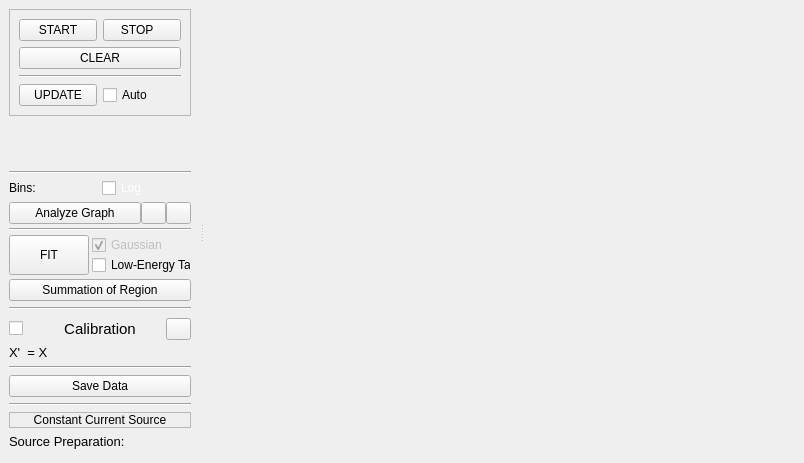
      <widget class="QWidget" name="mainTab">
       <attribute name="icon">
        <iconset resource="res.qrc">
         <normaloff>:/control/plots.svg</normaloff>:/control/plots.svg</iconset>
       </attribute>
       <attribute name="title">
        <string>Histogram</string>
       </attribute>
       <attribute name="toolTip">
        <string>Data Acquisition and controls</string>
       </attribute>
       <layout class="QHBoxLayout" name="horizontalLayout_2">
        <property name="spacing">
         <number>0</number>
        </property>
        <property name="margin">
         <number>0</number>
        </property>
        <item>
         <widget class="QSplitter" name="splitter">
          <property name="frameShadow">
           <enum>QFrame::Raised</enum>
          </property>
          <property name="lineWidth">
           <number>0</number>
          </property>
          <property name="orientation">
           <enum>Qt::Horizontal</enum>
          </property>
          <property name="opaqueResize">
           <bool>true</bool>
          </property>
          <widget class="QFrame" name="widgets">
           <property name="maximumSize">
            <size>
             <width>200</width>
             <height>16777215</height>
            </size>
           </property>
           <property name="autoFillBackground">
            <bool>false</bool>
           </property>
           <property name="frameShape">
            <enum>QFrame::NoFrame</enum>
           </property>
           <property name="frameShadow">
            <enum>QFrame::Raised</enum>
           </property>
           <layout class="QVBoxLayout" name="verticalLayout" stretch="0,1,0,1,0,0,0,2,2,0">
            <item>
             <widget class="AnimatedFrame" name="acquisitionFrame">
              <property name="frameShape">
               <enum>QFrame::StyledPanel</enum>
              </property>
              <property name="frameShadow">
               <enum>QFrame::Raised</enum>
              </property>
              <layout class="QGridLayout" name="acquisitionLayout">
               <item row="0" column="0">
                <widget class="QPushButton" name="startButton">
                 <property name="toolTip">
                  <string>Start acquiring and sorting pulses</string>
                 </property>
                 <property name="text">
                  <string>START</string>
                 </property>
                 <property name="icon">
                  <iconset resource="res.qrc">
                   <normaloff>:/control/play.svg</normaloff>:/control/play.svg</iconset>
                 </property>
                </widget>
               </item>
               <item row="0" column="1">
                <widget class="QPushButton" name="pauseButton">
                 <property name="toolTip">
                  <string>Pause data acquisition</string>
                 </property>
                 <property name="text">
                  <string>STOP   </string>
                 </property>
                 <property name="icon">
                  <iconset resource="res.qrc">
                   <normaloff>:/control/stop.svg</normaloff>:/control/stop.svg</iconset>
                 </property>
                </widget>
               </item>
               <item row="4" column="1">
                <widget class="QCheckBox" name="autoUpdateBox">
                 <property name="toolTip">
                  <string>Auto update the graph</string>
                 </property>
                 <property name="text">
                  <string>Auto</string>
                 </property>
                </widget>
               </item>
               <item row="3" column="0" colspan="2">
                <widget class="Line" name="line_8">
                 <property name="orientation">
                  <enum>Qt::Horizontal</enum>
                 </property>
                </widget>
               </item>
               <item row="4" column="0">
                <widget class="QPushButton" name="updateButton">
                 <property name="enabled">
                  <bool>true</bool>
                 </property>
                 <property name="toolTip">
                  <string>Load histogram onto the graph</string>
                 </property>
                 <property name="text">
                  <string>UPDATE</string>
                 </property>
                 <property name="icon">
                  <iconset resource="res.qrc">
                   <normaloff>:/control/reset.svg</normaloff>:/control/reset.svg</iconset>
                 </property>
                </widget>
               </item>
               <item row="1" column="0" colspan="2">
                <widget class="QPushButton" name="clearButton">
                 <property name="toolTip">
                  <string>Clear the histogram</string>
                 </property>
                 <property name="text">
                  <string>CLEAR</string>
                 </property>
                 <property name="icon">
                  <iconset resource="res.qrc">
                   <normaloff>:/control/minus.svg</normaloff>:/control/minus.svg</iconset>
                 </property>
                </widget>
               </item>
              </layout>
             </widget>
            </item>
            <item>
             <widget class="QPushButton" name="countLabel">
              <property name="font">
               <font>
                <pointsize>10</pointsize>
               </font>
              </property>
              <property name="toolTip">
               <string>Total Input Pulses. Click to clear the counter</string>
              </property>
              <property name="text">
               <string/>
              </property>
              <property name="flat">
               <bool>true</bool>
              </property>
             </widget>
            </item>
            <item>
             <spacer name="verticalSpacer">
              <property name="orientation">
               <enum>Qt::Vertical</enum>
              </property>
              <property name="sizeHint" stdset="0">
               <size>
                <width>20</width>
                <height>20</height>
               </size>
              </property>
             </spacer>
            </item>
            <item>
             <layout class="QGridLayout" name="gridLayout">
              <property name="horizontalSpacing">
               <number>3</number>
              </property>
              <property name="verticalSpacing">
               <number>4</number>
              </property>
              <item row="0" column="0" colspan="2">
               <widget class="Line" name="line">
                <property name="orientation">
                 <enum>Qt::Horizontal</enum>
                </property>
               </widget>
              </item>
              <item row="7" column="0" colspan="2">
               <widget class="QPushButton" name="summationButton">
                <property name="toolTip">
                 <string>&lt;html&gt;&lt;head/&gt;&lt;body&gt;&lt;p&gt;&lt;span style=&quot; font-size:14pt;&quot;&gt;After selecting a region by inserting a&lt;/span&gt;&lt;span style=&quot; font-size:14pt; text-decoration: underline;&quot;&gt; Graph Region &lt;/span&gt;&lt;span style=&quot; font-size:14pt;&quot;&gt;and dragging it to select the appropriate channels,&lt;/span&gt;&lt;/p&gt;&lt;p&gt;&lt;span style=&quot; font-size:14pt;&quot;&gt;click to get the total number of events recorded in that region.&lt;/span&gt;&lt;/p&gt;&lt;p&gt;&lt;span style=&quot; font-size:14pt;&quot;&gt;&lt;br/&gt;&lt;/span&gt;&lt;/p&gt;&lt;p&gt;&lt;span style=&quot; font-size:14pt;&quot;&gt;This is useful for half life and branching ratio calculations.&lt;/span&gt;&lt;/p&gt;&lt;/body&gt;&lt;/html&gt;</string>
                </property>
                <property name="text">
                 <string>Summation of Region</string>
                </property>
               </widget>
              </item>
              <item row="4" column="0" colspan="2">
               <layout class="QHBoxLayout" name="horizontalLayout_4">
                <property name="spacing">
                 <number>3</number>
                </property>
                <property name="topMargin">
                 <number>0</number>
                </property>
                <property name="rightMargin">
                 <number>0</number>
                </property>
                <item>
                 <widget class="QPushButton" name="fitButton">
                  <property name="sizePolicy">
                   <sizepolicy hsizetype="Minimum" vsizetype="Preferred">
                    <horstretch>0</horstretch>
                    <verstretch>0</verstretch>
                   </sizepolicy>
                  </property>
                  <property name="toolTip">
                   <string>&lt;html&gt;&lt;head/&gt;&lt;body&gt;&lt;p&gt;&lt;img src=&quot;:/control/plot.svg&quot;/&gt;&lt;/p&gt;&lt;p&gt;&lt;span style=&quot; font-size:12pt; text-decoration: underline;&quot;&gt;After selecting a region &lt;/span&gt;&lt;span style=&quot; font-size:12pt;&quot;&gt;by inserting a graph region,&lt;/span&gt;&lt;/p&gt;&lt;p&gt;&lt;span style=&quot; font-size:12pt;&quot;&gt;click to here to extract parameters using a gaussian fit .&lt;/span&gt;&lt;/p&gt;&lt;p&gt;If any attenuation is present, select the 'Low-Energy Tail' checkbox which combines a lorentzian function to get a better fit. FWHM is accordingly modified.&lt;br/&gt;&lt;/p&gt;&lt;p&gt;&lt;span style=&quot; font-size:12pt;&quot;&gt;This will automatically switch to the calibration tab which will allow you to utilise the fitted values for analysis.&lt;/span&gt;&lt;/p&gt;&lt;/body&gt;&lt;/html&gt;</string>
                  </property>
                  <property name="text">
                   <string>FIT</string>
                  </property>
                 </widget>
                </item>
                <item>
                 <layout class="QVBoxLayout" name="verticalLayout_2">
                  <property name="spacing">
                   <number>0</number>
                  </property>
                  <item>
                   <widget class="QCheckBox" name="checkBox">
                    <property name="enabled">
                     <bool>false</bool>
                    </property>
                    <property name="text">
                     <string>Gaussian</string>
                    </property>
                    <property name="checked">
                     <bool>true</bool>
                    </property>
                    <property name="autoRepeat">
                     <bool>false</bool>
                    </property>
                   </widget>
                  </item>
                  <item>
                   <widget class="QCheckBox" name="lowTailBox">
                    <property name="text">
                     <string>Low-Energy Tail</string>
                    </property>
                   </widget>
                  </item>
                 </layout>
                </item>
               </layout>
              </item>
              <item row="1" column="1">
               <widget class="QCheckBox" name="logBox">
                <property name="styleSheet">
                 <string notr="true">QCheckBox{color:#FFF;}</string>
                </property>
                <property name="text">
                 <string>Log</string>
                </property>
                <property name="icon">
                 <iconset resource="res.qrc">
                  <normaloff>:/control/plots.svg</normaloff>:/control/plots.svg</iconset>
                </property>
               </widget>
              </item>
              <item row="1" column="0">
               <widget class="QLabel" name="binLabel">
                <property name="text">
                 <string>Bins:</string>
                </property>
               </widget>
              </item>
              <item row="2" column="0" colspan="2">
               <layout class="QHBoxLayout" name="horizontalLayout_3">
                <property name="topMargin">
                 <number>0</number>
                </property>
                <item>
                 <widget class="QPushButton" name="regionLabel">
                  <property name="text">
                   <string>Analyze Graph</string>
                  </property>
                 </widget>
                </item>
                <item>
                 <widget class="QPushButton" name="addButton_2">
                  <property name="maximumSize">
                   <size>
                    <width>25</width>
                    <height>16777215</height>
                   </size>
                  </property>
                  <property name="text">
                   <string/>
                  </property>
                  <property name="icon">
                   <iconset resource="res.qrc">
                    <normaloff>:/control/plus.svg</normaloff>:/control/plus.svg</iconset>
                  </property>
                 </widget>
                </item>
                <item>
                 <widget class="QPushButton" name="addButton_3">
                  <property name="maximumSize">
                   <size>
                    <width>25</width>
                    <height>16777215</height>
                   </size>
                  </property>
                  <property name="text">
                   <string/>
                  </property>
                  <property name="icon">
                   <iconset resource="res.qrc">
                    <normaloff>:/control/minus.svg</normaloff>:/control/minus.svg</iconset>
                  </property>
                 </widget>
                </item>
               </layout>
              </item>
              <item row="3" column="0" colspan="2">
               <widget class="Line" name="line_9">
                <property name="orientation">
                 <enum>Qt::Horizontal</enum>
                </property>
               </widget>
              </item>
             </layout>
            </item>
            <item>
             <widget class="Line" name="line_6">
              <property name="orientation">
               <enum>Qt::Horizontal</enum>
              </property>
             </widget>
            </item>
            <item>
             <layout class="QGridLayout" name="gridLayout_2" rowstretch="0,0,0">
              <property name="spacing">
               <number>3</number>
              </property>
              <item row="1" column="1">
               <widget class="QPushButton" name="calibrationButton">
                <property name="font">
                 <font>
                  <pointsize>11</pointsize>
                 </font>
                </property>
                <property name="toolTip">
                 <string>&lt;html&gt;&lt;head/&gt;&lt;body&gt;&lt;p&gt;&lt;span style=&quot; font-size:14pt;&quot;&gt;Switch to the calibration tab to modify the points considered.&lt;/span&gt;&lt;/p&gt;&lt;/body&gt;&lt;/html&gt;</string>
                </property>
                <property name="text">
                 <string>Calibration</string>
                </property>
                <property name="icon">
                 <iconset resource="res.qrc">
                  <normaloff>:/control/settings.svg</normaloff>:/control/settings.svg</iconset>
                </property>
                <property name="flat">
                 <bool>true</bool>
                </property>
               </widget>
              </item>
              <item row="1" column="0">
               <widget class="QCheckBox" name="calibrateOnOff">
                <property name="maximumSize">
                 <size>
                  <width>25</width>
                  <height>16777215</height>
                 </size>
                </property>
                <property name="toolTip">
                 <string>&lt;html&gt;&lt;head/&gt;&lt;body&gt;&lt;p&gt;&lt;span style=&quot; font-size:14pt;&quot;&gt;Enable/Disable the calibration polynomial.&lt;/span&gt;&lt;/p&gt;&lt;p&gt;&lt;span style=&quot; font-size:14pt;&quot;&gt;Switch to the calibration tab for details&lt;/span&gt;&lt;/p&gt;&lt;/body&gt;&lt;/html&gt;</string>
                </property>
                <property name="text">
                 <string/>
                </property>
               </widget>
              </item>
              <item row="1" column="2">
               <widget class="QPushButton" name="addButton">
                <property name="maximumSize">
                 <size>
                  <width>25</width>
                  <height>16777215</height>
                 </size>
                </property>
                <property name="toolTip">
                 <string>&lt;html&gt;&lt;head/&gt;&lt;body&gt;&lt;p&gt;Manually add a calibration point.&lt;/p&gt;&lt;p&gt;Click on any known peak in the plot, and press this button to view a prompt that will ask you for the known energy in keV before adding it to the calibration point list.&lt;/p&gt;&lt;p&gt;The calibration polynomial is automatically updated&lt;/p&gt;&lt;/body&gt;&lt;/html&gt;</string>
                </property>
                <property name="text">
                 <string/>
                </property>
                <property name="icon">
                 <iconset resource="res.qrc">
                  <normaloff>:/control/plus.svg</normaloff>:/control/plus.svg</iconset>
                </property>
               </widget>
              </item>
              <item row="2" column="0" colspan="3">
               <widget class="QLabel" name="calLabel">
                <property name="sizePolicy">
                 <sizepolicy hsizetype="Preferred" vsizetype="Maximum">
                  <horstretch>0</horstretch>
                  <verstretch>0</verstretch>
                 </sizepolicy>
                </property>
                <property name="minimumSize">
                 <size>
                  <width>60</width>
                  <height>15</height>
                 </size>
                </property>
                <property name="font">
                 <font>
                  <pointsize>10</pointsize>
                 </font>
                </property>
                <property name="toolTip">
                 <string>&lt;html&gt;&lt;head/&gt;&lt;body&gt;&lt;p&gt;Calibration polynomial which decides X axis scaling if calibration is enabled.&lt;/p&gt;&lt;p&gt;This is generated via the &lt;span style=&quot; text-decoration: underline;&quot;&gt;Calibration&lt;/span&gt; tab . Up to 2nd degree polynomial is possible.&lt;/p&gt;&lt;/body&gt;&lt;/html&gt;</string>
                </property>
                <property name="styleSheet">
                 <string notr="true"/>
                </property>
                <property name="text">
                 <string>X'  = X</string>
                </property>
               </widget>
              </item>
             </layout>
            </item>
            <item>
             <widget class="Line" name="line_7">
              <property name="orientation">
               <enum>Qt::Horizontal</enum>
              </property>
             </widget>
            </item>
            <item>
             <widget class="QPushButton" name="pushButton_6">
              <property name="toolTip">
               <string>Save acquired data as well as fitted data if any.</string>
              </property>
              <property name="text">
               <string>Save Data</string>
              </property>
             </widget>
            </item>
            <item>
             <widget class="Line" name="line_4">
              <property name="orientation">
               <enum>Qt::Horizontal</enum>
              </property>
             </widget>
            </item>
            <item>
             <widget class="QFrame" name="currentFrame">
              <property name="frameShape">
               <enum>QFrame::NoFrame</enum>
              </property>
              <property name="frameShadow">
               <enum>QFrame::Raised</enum>
              </property>
              <layout class="QVBoxLayout" name="currentLayout">
               <property name="spacing">
                <number>1</number>
               </property>
               <property name="margin">
                <number>0</number>
               </property>
               <item>
                <widget class="QLabel" name="label_3">
                 <property name="frameShape">
                  <enum>QFrame::StyledPanel</enum>
                 </property>
                 <property name="text">
                  <string>Constant Current Source</string>
                 </property>
                 <property name="alignment">
                  <set>Qt::AlignCenter</set>
                 </property>
                </widget>
               </item>
               <item>
                <widget class="QLabel" name="currentLabel">
                 <property name="sizePolicy">
                  <sizepolicy hsizetype="Preferred" vsizetype="Maximum">
                   <horstretch>0</horstretch>
                   <verstretch>0</verstretch>
                  </sizepolicy>
                 </property>
                 <property name="minimumSize">
                  <size>
                   <width>60</width>
                   <height>25</height>
                  </size>
                 </property>
                 <property name="font">
                  <font>
                   <pointsize>10</pointsize>
                  </font>
                 </property>
                 <property name="toolTip">
                  <string>Constant Current Source output voltage.
Colour changes to green for valid loads</string>
                 </property>
                 <property name="text">
                  <string>Source Preparation:</string>
                 </property>
                </widget>
               </item>
              </layout>
             </widget>
            </item>
           </layout>
          </widget>
          <widget class="QFrame" name="plots">
           <property name="minimumSize">
            <size>
             <width>600</width>
             <height>0</height>
            </size>
           </property>
           <property name="frameShape">
            <enum>QFrame::NoFrame</enum>
           </property>
           <property name="frameShadow">
            <enum>QFrame::Raised</enum>
           </property>
           <layout class="QVBoxLayout" name="plot_area">
            <property name="spacing">
             <number>0</number>
            </property>
            <property name="margin">
             <number>0</number>
            </property>
           </layout>
          </widget>
         </widget>
        </item>
       </layout>
      </widget>
